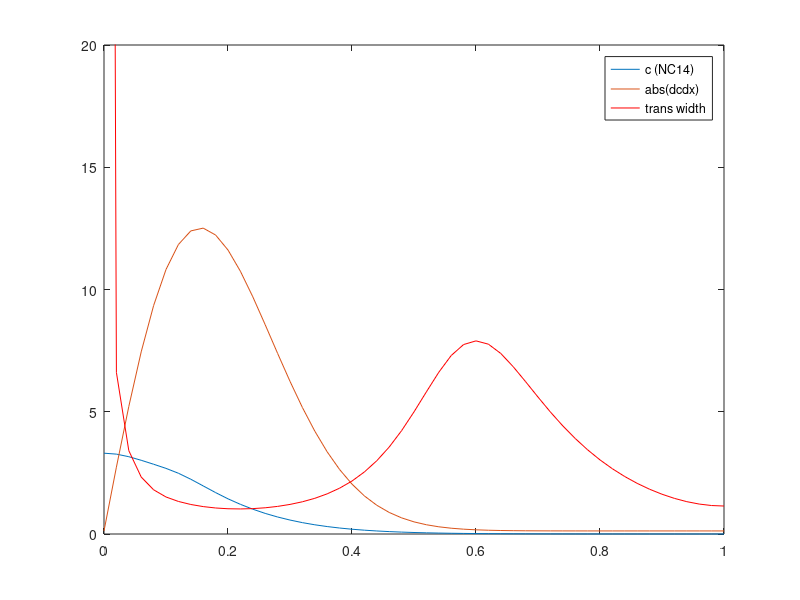

The MATLAB script that drew this image:

load thiele_transitionwidth_stuff
eta = 0.2;
Dn = 0.02;
thiele = abs(dcdx)./c;
figure
plot(x,[c,abs(dcdx)])
hold on
plot(x,(eta./sqrt(c))./(thiele*Dn),'r')
ylim([0 20])
legend('c (NC14)','abs(dcdx)','trans width')

% 
% %-- 5/22/2014 2:39 PM --%
% uiopen('C:\Users\gtreeves\Desktop\Thiele modulus.fig',1)
% X = get(gco,'Xdata')';
% Y = get(gco,'Ydata')';
% dcdx = Y;
% c = get(gco,'Ydata')';
% thiele = abs(dcdx)/sqrt(c);
% hold on
% plot(X,N,'r')
% N = -dcdx./sqrt(c);
% plot(X,N,'r')
% plot(X,1./N,'r')
% figure
% plot(X,1./N,'r')
% N(1)
% dcdx(0)
% dcdx(1)
% ylim([0 5])
% ylim([0 1])
% plot(X,1./N/0.02*0.1,'r')
% ylim([0 10])
% ylim([0 5])
% hold on
% plot(X,1./N/0.02*0.3,'g')
% ylim([0 10])
% ylim([0 12])
% %-- 5/23/2014 2:29 PM --%
% uiopen('C:\Users\gtreeves\Desktop\Thiele modulus.fig',1)
% X = get(gco,'Xdata')';
% Y = get(gco,'Ydata')';
% dcdx = Y;
% c = get(gco,'Ydata')';
% N = -dcdx/sqrt(c);
% hold on
% plot(X,N,'r')
% N = -dcdx./sqrt(c);
% plot(X,N,'r')
% plot(X,1./N,'r')
% figure
% plot(X,1./N,'r')
% N(1)
% dcdx(0)
% dcdx(1)
% ylim([0 5])
% ylim([0 1])
% plot(X,1./N/0.02*0.1,'r')
% ylim([0 10])
% ylim([0 5])
% hold on
% plot(X,1./N/0.02*0.3,'g')
% ylim([0 10])
% ylim([0 12])
% X = get(gco,'Xdata')';
% Y = get(gco,'Ydata')';
% dcdx = Y;
% c = get(gco,'Ydata')';
% N = -dcdx./sqrt(c);
% figure
% plot(X,1./N/0.02*0.1,'r')
% ylim([0 12])
% hold on
% plot(X,1./N/0.02*0.3,'g')
% uiopen('C:\Users\gtreeves\Desktop\x error comparison.fig',1)
% ylim([0 12])
% ylim([0 20])
% uiopen('C:\Users\gtreeves\Desktop\x error comparison.fig',1)
% phi = get(gco,'Ydata')';
% plot(X,phi*0.02,'r')
% figure
% plot(X,phi*0.02,'r')
% xlim([0 0.5])
% xlim([0 `])
% xlim([0 1])
% ylim([0 0.])
% ylim([0 0.5])
% ylim([0 0.8])
% ylim([0 0.2])
% ylim([0 0.3])
% figure
% delta_c = -sqrt(c)./dcdx;
% plot(X,delta_c./c)
% delta_c = sqrt(c);
% plot(X,delta_c./c)
% plot(X,0.1*delta_c./c)
% plot(X,phi*0.02,'r')
% ylim([0 0.3])
% hold on
% plot(X,0.1*delta_c./c)
% ylim([0 0.8])
% Deltax = 0.02;
% figure
% plot(X,phi*Deltax,'r')
% hold on
% plot(X,0.1./sqrt(c))
% ylim([0 0.8])
% figure
% axes
% ylim([0 10])
% ylim([0 5])
% 4/3*pi
% (4/3*pi)^(2/3)
% (4/3*pi)^(1/3)